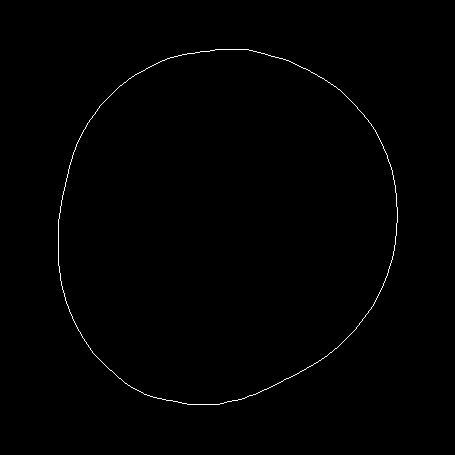
#> input picture datasets/eth80/apple_apple3-045-000-contour_c.png, 455 x 455 px; its folder holds only this picture in this run
$ python old_extract.py
#> lines starting #> are read from the running program, lines starting #| are printed output that depends on the picture; after the words box and inside, x2 and y2 are one past the last pixel; in counts of white or black regions, pixels touching at a corner belong together
#> in extract_and_save_fisher_vectors, `img = cv2.imread(img_path, cv2.IMREAD_GRAYSCALE)`: img: shape (455, 455); 0.48% white in thin lines or dots, all inside (x1, y1, x2, y2) = (58, 49, 398, 405)
### codes/extract/ComplexNetwork.py
import numpy as np
from scipy.spatial.distance import pdist, squareform


class ComplexNetwork:
    def __init__(self, thresholding):
        """
        Inicializa a classe ComplexNetwork com valores de thresholding.

        :param thresholding: Valores de thresholding para a extração de características.
        """
        self.thresholding = thresholding

    def extract_features(self, img):
        """
        Extrai características da imagem.

        :param img: Imagem binária da qual características são extraídas (contorno branco, fundo preto).
        :return: Tupla de grau, força e coeficiente de clustering.
        """
        coord = np.argwhere(
            img > 0
        )  # Encontra coordenadas dos pixels não-zero (brancos) na imagem.
#> coord = 989 pairs, first value 49 to 404, second value 58 to 397
        cn = self._cn_make(coord)  # Modelagem de rede.
        grade, force, cc = self._thresholding_cn(
             cn, self.thresholding
        )  # CN evoluindo com a seleção de thresholding.

        # Normalização de grau e força.
        grade = grade / grade.shape[1]
        force = force / force.shape[1]

        return grade, force, cc

    def _cn_make(self, coord):
        """
        Cria a rede complexa a partir das coordenadas.

        :param coord: Coordenadas dos pixels não-zero na imagem.
        :return: Rede complexa CN.
        """
        y = pdist(coord, "euclidean")  # Calcula distâncias Euclidianas par a par.
        CN = squareform(y)
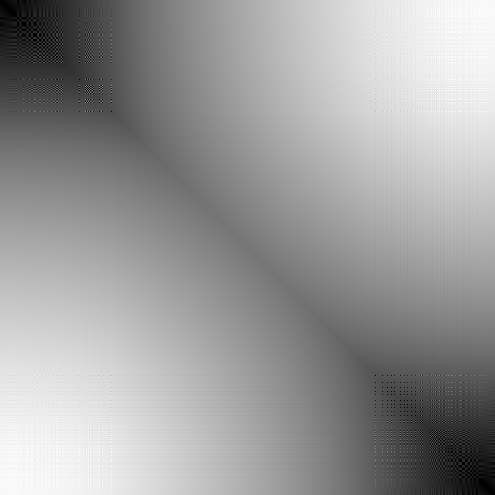
#> CN: shape (989, 989) float64 (shown at 1/2 size); min 0, max 363.8, mean 221.4; drawn with min black and max white
        CN = CN / np.max(CN)  # Normaliza.

        return CN

    def _thresholding_cn(self, cn, thre):
        """
        Aplica thresholding à rede complexa.

        :param cn: Rede complexa.
        :param thre: Valores de thresholding.
        :return: Tupla de grau, força e coeficiente de clustering.
        """
        cnU = np.zeros_like(cn)
        cnW = np.zeros_like(cn)
        grade = []
        force = []
        cc = []

        for x in thre:
            c = cn < x
            cnU[c] = 1
            grade.append(np.sum(cnU, axis=0) - 1)
            cnW[c] = cn[c]
            force.append(np.sum(cnW, axis=0))
            cc.append(self._clustering(cnU))
#> this loop made 44 passes
#> pass 1, in _thresholding_cn, `c = cn < x`:
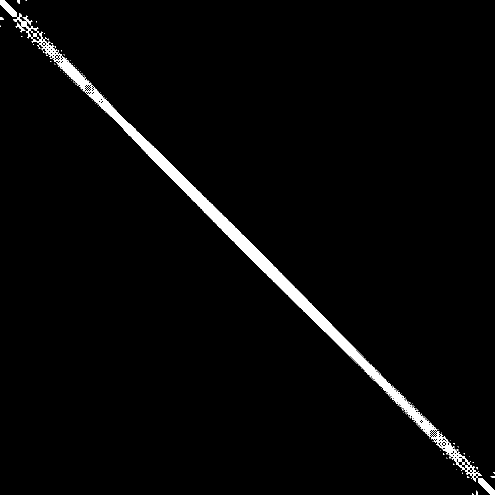
#> c: shape (989, 989) bool (shown at 1/2 size); 1.5% white in thin lines or dots
#> after the loop:
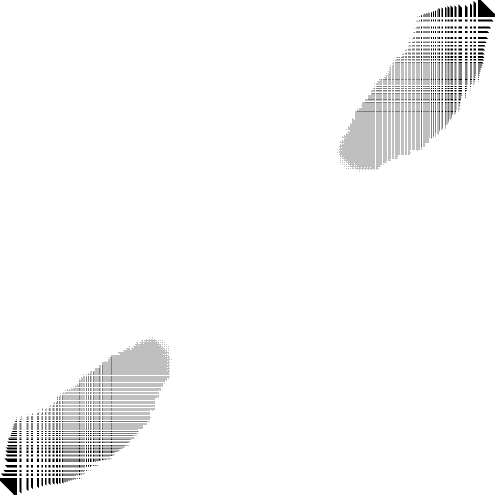
#> cnU: shape (989, 989) float64 (shown at 1/2 size); values 0 (black) and 1 (white), 97.2% white; black in thin lines or dots
#> after the loop:
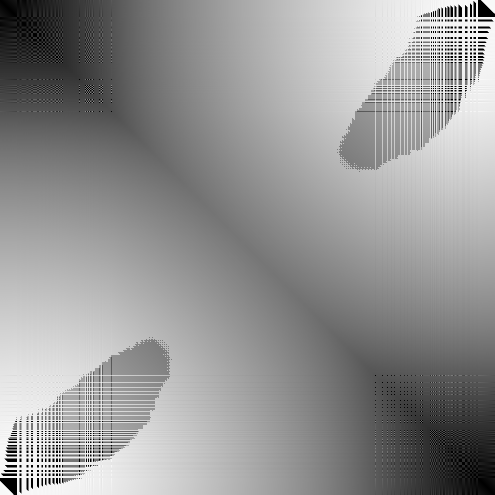
#> cnW: shape (989, 989) float64 (shown at 1/2 size); min 0, max 0.978, mean 0.581
#> after the loop, cc = 44 items; force = 44 items; grade = 44 items

        return np.array(grade), np.array(force), np.array(cc)

    def _clustering(self, A):
            """
            Calcula o coeficiente de clustering para cada nó da rede.

            :param A: Matriz de adjacência da rede.
            :return: Coeficiente de clustering.
            """
            triangles = np.dot(A, A) * A  # Número de triângulos passados por cada aresta.
            triangles = np.sum(triangles, axis=1) / 2  # Divide por 2 para contar corretamente.

            degrees = np.sum(A, axis=1)  # Grau de cada nó.
            clustering_coeffs = np.zeros(A.shape[0])

            # Coeficiente de clustering é o número de triângulos dividido pelo número possível de triângulos.
            possible_triangles = degrees * (degrees - 1) / 2
            nonzero_possible = possible_triangles > 0
            clustering_coeffs[nonzero_possible] = triangles[nonzero_possible] / possible_triangles[nonzero_possible]

            return clustering_coeffs


### codes/extract/FisherVectorEncoding.py
#!/usr/bin/env python3
# -*- coding: utf-8 -*-
"""
Created on Thu Mar 21 23:26:12 2024

@author: lucas
"""

import numpy as np
from skimage.feature import fisher_vector, learn_gmm


class FisherVectorEncoding:

    def __init__(self, n_modes):
        """
        Inicializa a classe ImageClassifier.

        :param n_modes: Número de modos para a Gaussian Mixture Model (GMM).
        """
        self.n_modes = n_modes
        self.gmm = None

    def learn_gmm(self, descriptors):
        """
        Treina a Gaussian Mixture Model (GMM) nos descritores fornecidos.

        :param descriptors: Descritores de treino.
        """
        self.gmm = learn_gmm(descriptors, n_modes=self.n_modes)

    def compute_fisher_vectors_unique(self, descriptors):
        """
        Calcula os vetores de Fisher para os descritores fornecidos.

        :param descriptors: Descritores para os quais calcular os vetores de Fisher.
        :return: Vetores de Fisher calculados.
        """
        if self.gmm is None:
            raise ValueError("GMM has not been trained. Call 'learn_gmm' first.")
        return np.array(
            [fisher_vector(descriptor, self.gmm) for descriptor in descriptors]
        )

    def compute_fisher_vectors(self, train_descriptors, test_descriptors):
        """
        Treina a GMM, calcula vetores de Fisher para treino e teste, e realiza a classificação.

        :param train_descriptors: Descritores de treino.
        :param train_labels: Rótulos de treino.
        :param test_descriptors: Descritores de teste.
        :param test_labels: Rótulos de teste.
        """
        # Treinando a GMM nos descritores de treino
        self.learn_gmm(train_descriptors)

        # Calculando vetores de Fisher para treino e teste
        training_fvs = self.compute_fisher_vectors_unique(train_descriptors)
        testing_fvs = self.compute_fisher_vectors_unique(test_descriptors)

        return training_fvs, testing_fvs

### codes/extract/old_extract.py
#!/usr/bin/env python3
# -*- coding: utf-8 -*-

"""
Script para extrair características de imagens usando Redes Complexas e Vetores de Fisher.

Criado em: 21 Março 2024
Autores: Lucas C. Ribas e Vitor Emanuel S. Rozeno
"""

import os
import numpy as np
import glob
import cv2
import pickle
from tqdm import tqdm

from ComplexNetwork import ComplexNetwork
from FisherVectorEncoding import FisherVectorEncoding

# Variáveis para determinar o nome do arquivo pickle e do dataset
image_directory = "datasets/eth80/"  # Caminho do diretório contendo as imagens
fisher_vectors_pkl = "pkl/ethF.pkl"  # Nome do arquivo pkl para salvar os Fisher Vectors e rótulos

def main():
    pattern = image_directory + "*.png"

    # Encontrando todos os caminhos de imagem que correspondem ao padrão
    img_paths = glob.glob(pattern)
    print(f"Número total de imagens encontradas: {len(img_paths)}")

    # Extração das características e cálculo dos Fisher Vectors
    extract_and_save_fisher_vectors(img_paths)

def extract_and_save_fisher_vectors(img_paths):
    # Carregar dados existentes do arquivo .pkl, se disponível
    if os.path.exists(fisher_vectors_pkl):
        with open(fisher_vectors_pkl, "rb") as f:
            existing_data = pickle.load(f)
            fisher_vectors_dict = existing_data.get("fisher_vectors", {})
            targets = existing_data.get("targets", [])
            targets = []
            feature_data = existing_data.get("feature_data", {})  # Dados de características existentes
    else:
        fisher_vectors_dict = {}
        targets = []
        feature_data = {}

    # Definindo as possíveis combinações de parâmetros
    d_ctrl_values = [1]
    f_ctrl_values = [1]
    c_ctrl_values = [1]
    k_values = [4, 8, 10, 14, 18, 20, 24]
    N_values = [45, 60, 70]

    # Verificando se já existem targets no arquivo
    if len(targets) < len(img_paths):
        # Extraindo os rótulos da imagem a partir do nome do arquivo
        for img_path in img_paths[len(targets):]:  # Somente adiciona novos targets se necessário
            targets.append(img_path.split("/")[-1].split("_")[0])
        print(f"Targets atualizados: {len(targets)}")
    else:
        print(f"Targets já completos: {len(targets)}")

    # Loop sobre todas as combinações de parâmetros
    for N in N_values:
        # Valores de limiar para extração de características
        inc = 1 / N
        thresholding = np.arange(inc, 1, inc)

        # Instanciando a classe ComplexNetwork
        CN = ComplexNetwork(thresholding)

        # Verificar se as características para esse threshold já foram calculadas
        if N in feature_data:
            # print(f"Características já calculadas para N={N}. Pulando...")
            degrees, forces, clustering = feature_data[N]['degrees'], feature_data[N]['forces'], feature_data[N]['clustering']
        else:
            # Inicializando listas para os descritores dessa combinação
            degrees, forces, clustering = [], [], []

            # Usando tqdm para mostrar a barra de progresso
            with tqdm(total=len(img_paths), desc=f"Extraindo features para N={N}") as pbar:
                for img_path in img_paths:
                    img = cv2.imread(img_path, cv2.IMREAD_GRAYSCALE)

                    # Calcular características para todos os thresholds
                    d, f, c = CN.extract_features(img)
#> in extract_features, `grade, force, cc = self._thresholding_cn( cn, self.thresholding )`:
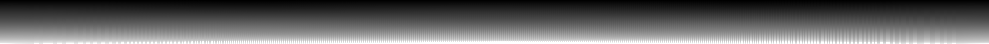
#> grade: shape (44, 989) float64; min 10, max 988, mean 383.6; drawn with min black and max white
#> in extract_features, `grade, force, cc = self._thresholding_cn( cn, self.thresholding )`:
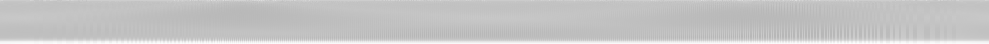
#> cc: shape (44, 989) float64; min 0.716, max 0.995, mean 0.773
#> in extract_features, `force = force / force.shape[1]`:
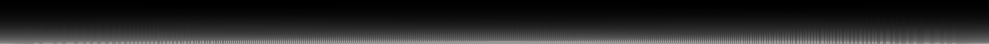
#> force: shape (44, 989) float64; min 0.000118, max 0.617, mean 0.148

                    degrees.append(d.T)
                    forces.append(f.T)
                    clustering.append(c.T)
                    # Atualizando a barra de progresso
                    pbar.update(1)

            # Adicionando as características extraídas para essa configuração de N ao dicionário
            feature_data[N] = {
                'degrees': degrees,
                'forces': forces,
                'clustering': clustering
            }

            # Salvando o arquivo pickle após a extração de features para o threshold N
            save_data(fisher_vectors_dict, targets, feature_data)

        with tqdm(total=len(d_ctrl_values)*len(f_ctrl_values)*len(c_ctrl_values)*len(k_values)-len(k_values),
                  desc=f"Calculando Fisher Vectors para N={N}") as wbar:
            for d_ctrl in d_ctrl_values:
                for f_ctrl in f_ctrl_values:
                    for c_ctrl in c_ctrl_values:
                        if d_ctrl == 0 and f_ctrl == 0 and c_ctrl == 0:
                            continue  # Pelo menos um dos controles deve ser 1
                        for k in k_values:
                             # Verificar se a combinação já foi processada
                            if (d_ctrl, f_ctrl, c_ctrl, k, N) in fisher_vectors_dict:
                                # print(f"Combinação já processada: d_ctrl={d_ctrl}, f_ctrl={f_ctrl}, c_ctrl={c_ctrl}, k={k}, N={N}. Pulando...")
                                wbar.update(1)
                                continue

                            # Combinar as características de acordo com os parâmetros de controle
                            CNFeatures = combine_features(d_ctrl, f_ctrl, c_ctrl, degrees, forces, clustering)

                            # Instanciando a classe FisherVectorEncoding
                            fisher_encoding = FisherVectorEncoding(k)

                            # Computando os Fisher Vectors
                            fisher_vectors, _ = fisher_encoding.compute_fisher_vectors(CNFeatures, CNFeatures)

                            # Salvando os Fisher Vectors dessa combinação no dicionário
                            fisher_vectors_dict[(d_ctrl, f_ctrl, c_ctrl, k, N)] = fisher_vectors

                            # Atualizando a barra de progresso
                            wbar.update(1)
#> this loop made 1 pass
#> after the loop, fisher_vectors_dict = 7 items
            # Salvando o arquivo pickle após o cálculo do Fisher Vector
            save_data(fisher_vectors_dict, targets, feature_data)

def save_data(fisher_vectors_dict, targets, feature_data):
    """
    Função para salvar os dados no arquivo pickle.
    """
    with open(fisher_vectors_pkl, "wb") as f:
        pickle.dump({
            "fisher_vectors": fisher_vectors_dict,
            "targets": targets,
            "feature_data": feature_data
        }, f)
    print(f"\nDados salvos em '{fisher_vectors_pkl}'.")

def combine_features(d_ctrl, f_ctrl, c_ctrl, degrees, forces, clustering):
    """
    Combina características conforme os parâmetros de controle.

    :param d_ctrl: Controle do grau
    :param f_ctrl: Controle da força
    :param c_ctrl: Controle do coeficiente de clustering
    :param degrees: Lista de graus para todos os thresholds
    :param forces: Lista de forças para todos os thresholds
    :param clustering: Lista de coeficientes de clustering para todos os thresholds
    :return: Lista de características combinadas
    """
    combined_features = []
    for d, f, c in zip(degrees, forces, clustering):
        features = []
        if d_ctrl:
            features.append(d)
        if f_ctrl:
            features.append(f)
        if c_ctrl:
            features.append(c)
        combined_features.append(np.concatenate(features, axis=1))
    return combined_features

if __name__ == "__main__":
    main()
